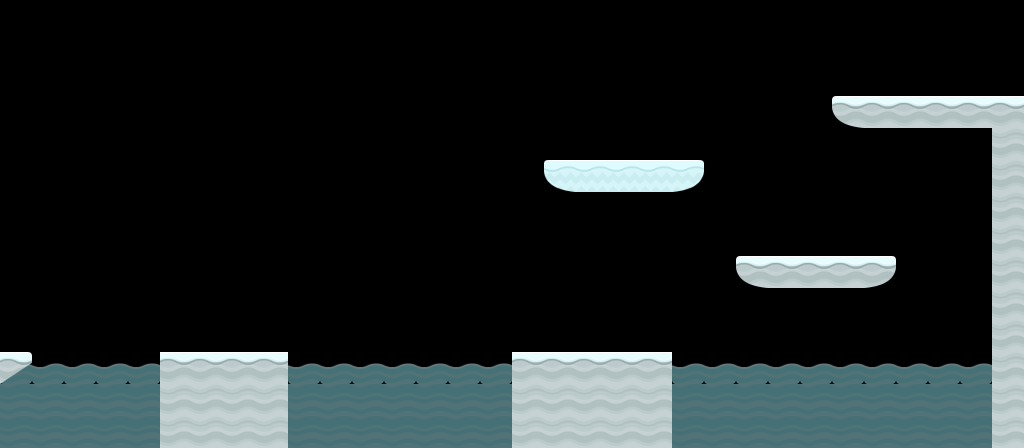

A level layout from a 2D game, rendered from its tile map. Below: a short description, then the map file with its tile-grid data intact:
An orthogonal 32x14 tile map with 32x32 px tiles, 2 tile layers (Background, Foreground), 2 tilesets and 10 objects (Start, End, Size).

<map version="1.10" tiledversion="1.11.2" orientation="orthogonal" renderorder="right-down" width="32" height="14" tilewidth="32" tileheight="32" infinite="0" nextlayerid="7" nextobjectid="18">
 <editorsettings>
  <export target="Level_7.lua" format="lua" />
 </editorsettings>
 <tileset firstgid="1" name="Ground" tilewidth="32" tileheight="32" tilecount="128" columns="8">
  <image source="../../Art/Kenney/Platformer Pack Redux (360 assets)/Spritesheets/spritesheet_ground_32px.png" width="256" height="512" />
 </tileset>
 <tileset firstgid="129" name="Ice" tilewidth="32" tileheight="32" tilecount="98" columns="14">
  <image source="../../Art/Kenney/kenney_platformer-art-winter/sheet_32px.png" width="448" height="224" />
 </tileset>
 <layer id="2" name="Background" width="32" height="14" opacity="0.5">
  <data encoding="csv">
0,0,0,0,0,0,0,0,0,0,0,0,0,0,0,0,0,0,0,0,0,0,0,0,0,0,0,0,0,0,0,0,
0,0,0,0,0,0,0,0,0,0,0,0,0,0,0,0,0,0,0,0,0,0,0,0,0,0,0,0,0,0,0,0,
0,0,0,0,0,0,0,0,0,0,0,0,0,0,0,0,0,0,0,0,0,0,0,0,0,0,0,0,0,0,0,0,
0,0,0,0,0,0,0,0,0,0,0,0,0,0,0,0,0,0,0,0,0,0,0,0,0,0,0,0,0,0,0,0,
0,0,0,0,0,0,0,0,0,0,0,0,0,0,0,0,0,0,0,0,0,0,0,0,0,0,0,0,0,0,0,0,
0,0,0,0,0,0,0,0,0,0,0,0,0,0,0,0,0,0,0,0,0,0,0,0,0,0,0,0,0,0,0,0,
0,0,0,0,0,0,0,0,0,0,0,0,0,0,0,0,0,0,0,0,0,0,0,0,0,0,0,0,0,0,0,0,
0,0,0,0,0,0,0,0,0,0,0,0,0,0,0,0,0,0,0,0,0,0,0,0,0,0,0,0,0,0,0,0,
0,0,0,0,0,0,0,0,0,0,0,0,0,0,0,0,0,0,0,0,0,0,0,0,0,0,0,0,0,0,0,0,
0,0,0,0,0,0,0,0,0,0,0,0,0,0,0,0,0,0,0,0,0,0,0,0,0,0,0,0,0,0,0,0,
0,0,0,0,0,0,0,0,0,0,0,0,0,0,0,0,0,0,0,0,0,0,0,0,0,0,0,0,0,0,0,0,
164,164,164,164,164,164,164,164,164,164,164,164,164,164,164,164,164,164,164,164,164,164,164,164,164,164,164,164,164,164,164,164,
178,178,178,178,178,178,178,178,178,178,178,178,178,178,178,178,178,178,178,178,178,178,178,178,178,178,178,178,178,178,178,178,
178,178,178,178,178,178,178,178,178,178,178,178,178,178,178,178,178,178,178,178,178,178,178,178,178,178,178,178,178,178,178,178
</data>
 </layer>
 <layer id="1" name="Foreground" width="32" height="14">
  <data encoding="csv">
0,0,0,0,0,0,0,0,0,0,0,0,0,0,0,0,0,0,0,0,0,0,0,0,0,0,0,0,0,0,0,0,
0,0,0,0,0,0,0,0,0,0,0,0,0,0,0,0,0,0,0,0,0,0,0,0,0,0,0,0,0,0,0,0,
0,0,0,0,0,0,0,0,0,0,0,0,0,0,0,0,0,0,0,0,0,0,0,0,0,0,0,0,0,0,0,0,
0,0,0,0,0,0,0,0,0,0,0,0,0,0,0,0,0,0,0,0,0,0,0,0,0,0,21,60,60,60,60,60,
0,0,0,0,0,0,0,0,0,0,0,0,0,0,0,0,0,0,0,0,0,0,0,0,0,0,0,0,0,0,0,53,
0,0,0,0,0,0,0,0,0,0,0,0,0,0,0,0,0,134,132,132,132,148,0,0,0,0,0,0,0,0,0,53,
0,0,0,0,0,0,0,0,0,0,0,0,0,0,0,0,0,0,0,0,0,0,0,0,0,0,0,0,0,0,0,53,
0,0,0,0,0,0,0,0,0,0,0,0,0,0,0,0,0,0,0,0,0,0,0,0,0,0,0,0,0,0,0,53,
0,0,0,0,0,0,0,0,0,0,0,0,0,0,0,0,0,0,0,0,0,0,0,21,60,60,60,13,0,0,0,53,
0,0,0,0,0,0,0,0,0,0,0,0,0,0,0,0,0,0,0,0,0,0,0,0,0,0,0,0,0,0,0,53,
0,0,0,0,0,0,0,0,0,0,0,0,0,0,0,0,0,0,0,0,0,0,0,0,0,0,0,0,0,0,0,53,
29,0,0,0,0,60,60,60,60,0,0,0,0,0,0,0,60,60,60,60,60,0,0,0,0,0,0,0,0,0,0,53,
0,0,0,0,0,53,53,53,53,0,0,0,0,0,0,0,53,53,53,53,53,0,0,0,0,0,0,0,0,0,0,53,
0,0,0,0,0,53,53,53,53,0,0,0,0,0,0,0,53,53,53,53,53,0,0,0,0,0,0,0,0,0,0,53
</data>
 </layer>
 <group id="4" name="Objects">
  <objectgroup id="3" name="ground_Collision">
   <object id="2" x="736" y="256" width="160" height="32" />
   <object id="13" x="512" y="352" width="160" height="96" />
   <object id="14" x="992" y="128" width="32" height="320" />
   <object id="15" x="832" y="96" width="192" height="32" />
   <object id="16" x="160" y="352" width="128" height="96" />
   <object id="17" x="0" y="352" width="32" height="32" />
  </objectgroup>
  <objectgroup id="6" name="Markers">
   <object id="7" name="Start" x="0" y="352" width="32" height="32" />
   <object id="8" name="End" x="992" y="96" width="32" height="32" />
   <object id="12" name="Size" x="1024" y="448" width="32" height="32" />
  </objectgroup>
  <objectgroup id="5" name="ice_Collision">
   <object id="1" x="544" y="160" width="160" height="32" />
  </objectgroup>
 </group>
</map>